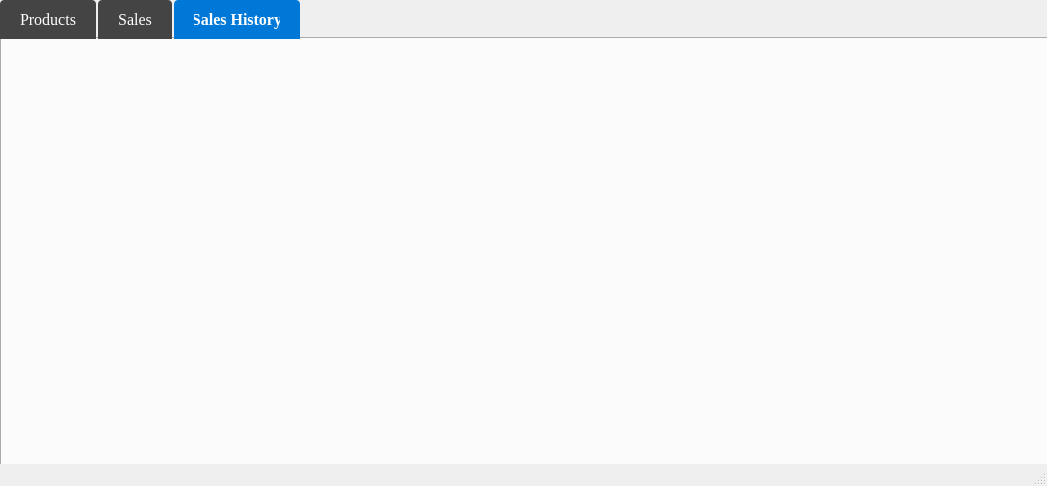
<?xml version="1.0" encoding="UTF-8"?>
<ui version="4.0">
 <class>Main_Window</class>
 <widget class="QMainWindow" name="Main_Window">
  <property name="geometry">
   <rect>
    <x>0</x>
    <y>0</y>
    <width>1047</width>
    <height>486</height>
   </rect>
  </property>
  <property name="windowTitle">
   <string>MainWindow</string>
  </property>
  <widget class="QWidget" name="centralwidget">
   <widget class="QTabWidget" name="tabHistory_2">
    <property name="geometry">
     <rect>
      <x>0</x>
      <y>0</y>
      <width>1361</width>
      <height>711</height>
     </rect>
    </property>
    <property name="font">
     <font>
      <family>Times New Roman</family>
      <pointsize>12</pointsize>
     </font>
    </property>
    <property name="cursor">
     <cursorShape>ArrowCursor</cursorShape>
    </property>
    <property name="layoutDirection">
     <enum>Qt::LeftToRight</enum>
    </property>
    <property name="autoFillBackground">
     <bool>false</bool>
    </property>
    <property name="styleSheet">
     <string notr="true">/* កំណត់ពណ៌ទូទៅសម្រាប់ Tab ក្បាលលើ */
QTabBar::tab {
    background: #444;       /* ពណ៌ប្រផេះដិត */
    color: white;           /* ពណ៌អក្សរ */
    padding: 10px 20px;
    border-top-left-radius: 4px;
    border-top-right-radius: 4px;
    margin-right: 2px;
}

/* ពណ៌នៅពេលដែលយើងចុចលើ Tab នោះ (Active Tab) */
QTabBar::tab:selected {
    background: #0078d7;    /* ពណ៌ខៀវ */
    font-weight: bold;
}

/* ពណ៌នៅពេលយើងយក Mouse ទៅដាក់ពីលើ (Hover) */
QTabBar::tab:hover {
    background: #555;
	backhround: rgb(0, 85, 255)
}
</string>
    </property>
    <property name="currentIndex">
     <number>2</number>
    </property>
    <property name="elideMode">
     <enum>Qt::ElideMiddle</enum>
    </property>
    <property name="usesScrollButtons">
     <bool>true</bool>
    </property>
    <property name="documentMode">
     <bool>false</bool>
    </property>
    <widget class="QWidget" name="tabProducts">
     <attribute name="title">
      <string>Products</string>
     </attribute>
    </widget>
    <widget class="QWidget" name="tabSales">
     <attribute name="title">
      <string>Sales</string>
     </attribute>
    </widget>
    <widget class="QWidget" name="tabHistory">
     <attribute name="title">
      <string>Sales History</string>
     </attribute>
    </widget>
   </widget>
  </widget>
  <widget class="QStatusBar" name="statusbar"/>
 </widget>
 <resources/>
 <connections/>
</ui>
